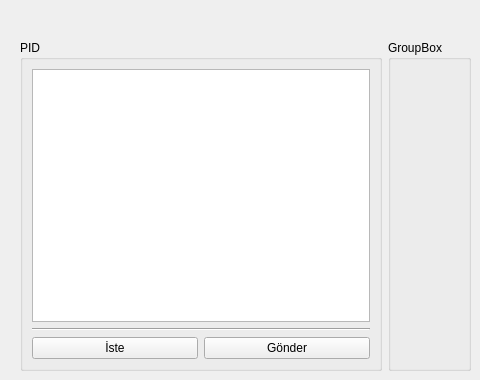
        <widget class="QWidget" name="ayarlartab">
         <property name="accessibleName">
          <string/>
         </property>
         <attribute name="title">
          <string>Ayarlar</string>
         </attribute>
         <widget class="QWidget" name="layoutWidget">
          <property name="geometry">
           <rect>
            <x>20</x>
            <y>40</y>
            <width>451</width>
            <height>331</height>
           </rect>
          </property>
          <layout class="QHBoxLayout" name="horizontalLayout_6">
           <item>
            <widget class="QGroupBox" name="groupBox_4">
             <property name="title">
              <string>PID</string>
             </property>
             <layout class="QHBoxLayout" name="horizontalLayout_8">
              <item>
               <layout class="QVBoxLayout" name="verticalLayout_12">
                <item>
                 <widget class="QTableView" name="tableView"/>
                </item>
                <item>
                 <layout class="QVBoxLayout" name="verticalLayout_11">
                  <item>
                   <widget class="Line" name="line">
                    <property name="orientation">
                     <enum>Qt::Horizontal</enum>
                    </property>
                   </widget>
                  </item>
                  <item>
                   <layout class="QHBoxLayout" name="horizontalLayout_7">
                    <item>
                     <widget class="QPushButton" name="istepushButton">
                      <property name="text">
                       <string>İste</string>
                      </property>
                     </widget>
                    </item>
                    <item>
                     <widget class="QPushButton" name="gonderpushButton">
                      <property name="text">
                       <string>Gönder</string>
                      </property>
                     </widget>
                    </item>
                   </layout>
                  </item>
                 </layout>
                </item>
               </layout>
              </item>
             </layout>
            </widget>
           </item>
           <item>
            <widget class="QGroupBox" name="groupBox_7">
             <property name="title">
              <string>GroupBox</string>
             </property>
            </widget>
           </item>
          </layout>
         </widget>
        </widget>
